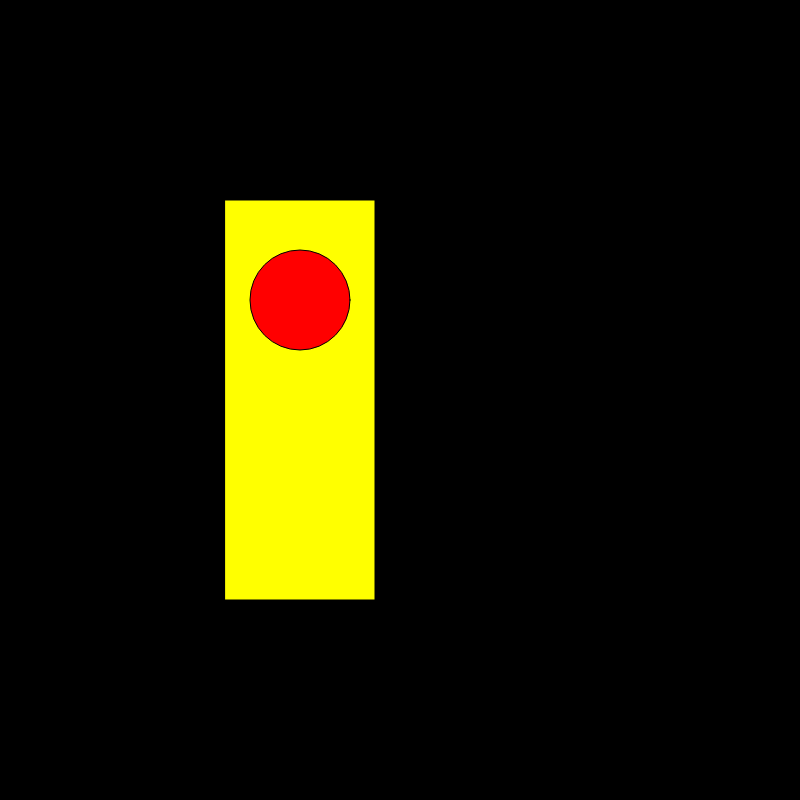
Frame 1 (no input)
Frame 60 (no input): identical to frame 1, image omitted
Frame 120 (the mouse pressed at the canvas centre since frame 60): identical to frame 1, image omitted

The p5.js sketch that drew this single still picture (run headless with seeded random() and noise() and a simulated clock; from frame 60 on, the mouse is pressed at the canvas centre):

// p5.js sketch
// ── sketch.js

var myState = 0;
var timer = 0;

function setup() {
  // put setup code here
  createCanvas(800,800);
}

function draw() {
  // put drawing code here
  timer = timer + 1;
  switch(myState) {

    case 0:
    background(0);
    fill(255,255,0);
    rect(225,200,150,400);
    fill(255,0,0);
    ellipse(300,300,100,100);
    break ;

    case 1:
    background(0);
    fill(255,255,0);
    rect(225,200,150,400);
    fill(225,200,0);
    ellipse (300,410, 100, 100);
    break;

    case 2:
    background(0);
    fill(255,255,0);
    rect(225,200,150,400);
    fill(0,255,0);
    ellipse(300,520,100,100);
    break;
  }


    if (timer > 500) {
      myState = myState +1;
      timer = 0;

if (myState > 2) {
  myState = 0;
}
  }
}
